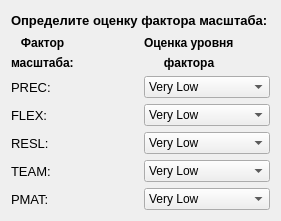
   <widget class="QWidget" name="layoutWidget">
    <property name="geometry">
     <rect>
      <x>20</x>
      <y>100</y>
      <width>281</width>
      <height>221</height>
     </rect>
    </property>
    <layout class="QVBoxLayout" name="verticalLayout_20">
     <item>
      <widget class="QLabel" name="label">
       <property name="font">
        <font>
         <pointsize>10</pointsize>
         <weight>75</weight>
         <bold>true</bold>
        </font>
       </property>
       <property name="text">
        <string>Определите оценку фактора масштаба:</string>
       </property>
      </widget>
     </item>
     <item>
      <layout class="QVBoxLayout" name="verticalLayout_5">
       <item>
        <layout class="QHBoxLayout" name="horizontalLayout_2">
         <item>
          <layout class="QVBoxLayout" name="verticalLayout_3">
           <item>
            <widget class="QLabel" name="label_2">
             <property name="font">
              <font>
               <pointsize>9</pointsize>
               <weight>75</weight>
               <bold>true</bold>
              </font>
             </property>
             <property name="text">
              <string>   Фактор</string>
             </property>
            </widget>
           </item>
           <item>
            <widget class="QLabel" name="label_3">
             <property name="font">
              <font>
               <pointsize>9</pointsize>
               <weight>75</weight>
               <bold>true</bold>
              </font>
             </property>
             <property name="text">
              <string>масштаба:</string>
             </property>
            </widget>
           </item>
          </layout>
         </item>
         <item>
          <layout class="QVBoxLayout" name="verticalLayout_4">
           <item>
            <widget class="QLabel" name="label_9">
             <property name="font">
              <font>
               <pointsize>9</pointsize>
               <weight>75</weight>
               <bold>true</bold>
              </font>
             </property>
             <property name="text">
              <string>Оценка уровня</string>
             </property>
            </widget>
           </item>
           <item>
            <widget class="QLabel" name="label_10">
             <property name="font">
              <font>
               <pointsize>9</pointsize>
               <weight>75</weight>
               <bold>true</bold>
              </font>
             </property>
             <property name="text">
              <string>      фактора</string>
             </property>
            </widget>
           </item>
          </layout>
         </item>
        </layout>
       </item>
       <item>
        <layout class="QHBoxLayout" name="horizontalLayout">
         <item>
          <layout class="QVBoxLayout" name="verticalLayout">
           <item>
            <widget class="QLabel" name="nameSF_1">
             <property name="font">
              <font>
               <pointsize>10</pointsize>
              </font>
             </property>
             <property name="text">
              <string>PREC:</string>
             </property>
            </widget>
           </item>
           <item>
            <widget class="QLabel" name="nameSF_2">
             <property name="font">
              <font>
               <pointsize>10</pointsize>
              </font>
             </property>
             <property name="text">
              <string>FLEX:</string>
             </property>
            </widget>
           </item>
           <item>
            <widget class="QLabel" name="nameSF_3">
             <property name="font">
              <font>
               <pointsize>10</pointsize>
              </font>
             </property>
             <property name="text">
              <string>RESL:</string>
             </property>
            </widget>
           </item>
           <item>
            <widget class="QLabel" name="nameSF_4">
             <property name="font">
              <font>
               <pointsize>10</pointsize>
              </font>
             </property>
             <property name="text">
              <string>TEAM:</string>
             </property>
            </widget>
           </item>
           <item>
            <widget class="QLabel" name="nameSF_5">
             <property name="font">
              <font>
               <pointsize>10</pointsize>
              </font>
             </property>
             <property name="text">
              <string>PMAT:</string>
             </property>
            </widget>
           </item>
          </layout>
         </item>
         <item>
          <layout class="QVBoxLayout" name="verticalLayout_2">
           <item>
            <widget class="QComboBox" name="SF_0">
             <item>
              <property name="text">
               <string>Very Low</string>
              </property>
             </item>
             <item>
              <property name="text">
               <string>Low</string>
              </property>
             </item>
             <item>
              <property name="text">
               <string>Nominal</string>
              </property>
             </item>
             <item>
              <property name="text">
               <string>High</string>
              </property>
             </item>
             <item>
              <property name="text">
               <string>Very High</string>
              </property>
             </item>
             <item>
              <property name="text">
               <string>Extra High</string>
              </property>
             </item>
            </widget>
           </item>
           <item>
            <widget class="QComboBox" name="SF_1">
             <item>
              <property name="text">
               <string>Very Low</string>
              </property>
             </item>
             <item>
              <property name="text">
               <string>Low</string>
              </property>
             </item>
             <item>
              <property name="text">
               <string>Nominal</string>
              </property>
             </item>
             <item>
              <property name="text">
               <string>High</string>
              </property>
             </item>
             <item>
              <property name="text">
               <string>Very High</string>
              </property>
             </item>
             <item>
              <property name="text">
               <string>Extra High</string>
              </property>
             </item>
            </widget>
           </item>
           <item>
            <widget class="QComboBox" name="SF_2">
             <item>
              <property name="text">
               <string>Very Low</string>
              </property>
             </item>
             <item>
              <property name="text">
               <string>Low</string>
              </property>
             </item>
             <item>
              <property name="text">
               <string>Nominal</string>
              </property>
             </item>
             <item>
              <property name="text">
               <string>High</string>
              </property>
             </item>
             <item>
              <property name="text">
               <string>Very High</string>
              </property>
             </item>
             <item>
              <property name="text">
               <string>Extra High</string>
              </property>
             </item>
            </widget>
           </item>
           <item>
            <widget class="QComboBox" name="SF_3">
             <item>
              <property name="text">
               <string>Very Low</string>
              </property>
             </item>
             <item>
              <property name="text">
               <string>Low</string>
              </property>
             </item>
             <item>
              <property name="text">
               <string>Nominal</string>
              </property>
             </item>
             <item>
              <property name="text">
               <string>High</string>
              </property>
             </item>
             <item>
              <property name="text">
               <string>Very High</string>
              </property>
             </item>
             <item>
              <property name="text">
               <string>Extra High</string>
              </property>
             </item>
            </widget>
           </item>
           <item>
            <widget class="QComboBox" name="SF_4">
             <item>
              <property name="text">
               <string>Very Low</string>
              </property>
             </item>
             <item>
              <property name="text">
               <string>Low</string>
              </property>
             </item>
             <item>
              <property name="text">
               <string>Nominal</string>
              </property>
             </item>
             <item>
              <property name="text">
               <string>High</string>
              </property>
             </item>
             <item>
              <property name="text">
               <string>Very High</string>
              </property>
             </item>
             <item>
              <property name="text">
               <string>Extra High</string>
              </property>
             </item>
            </widget>
           </item>
          </layout>
         </item>
        </layout>
       </item>
      </layout>
     </item>
    </layout>
   </widget>
